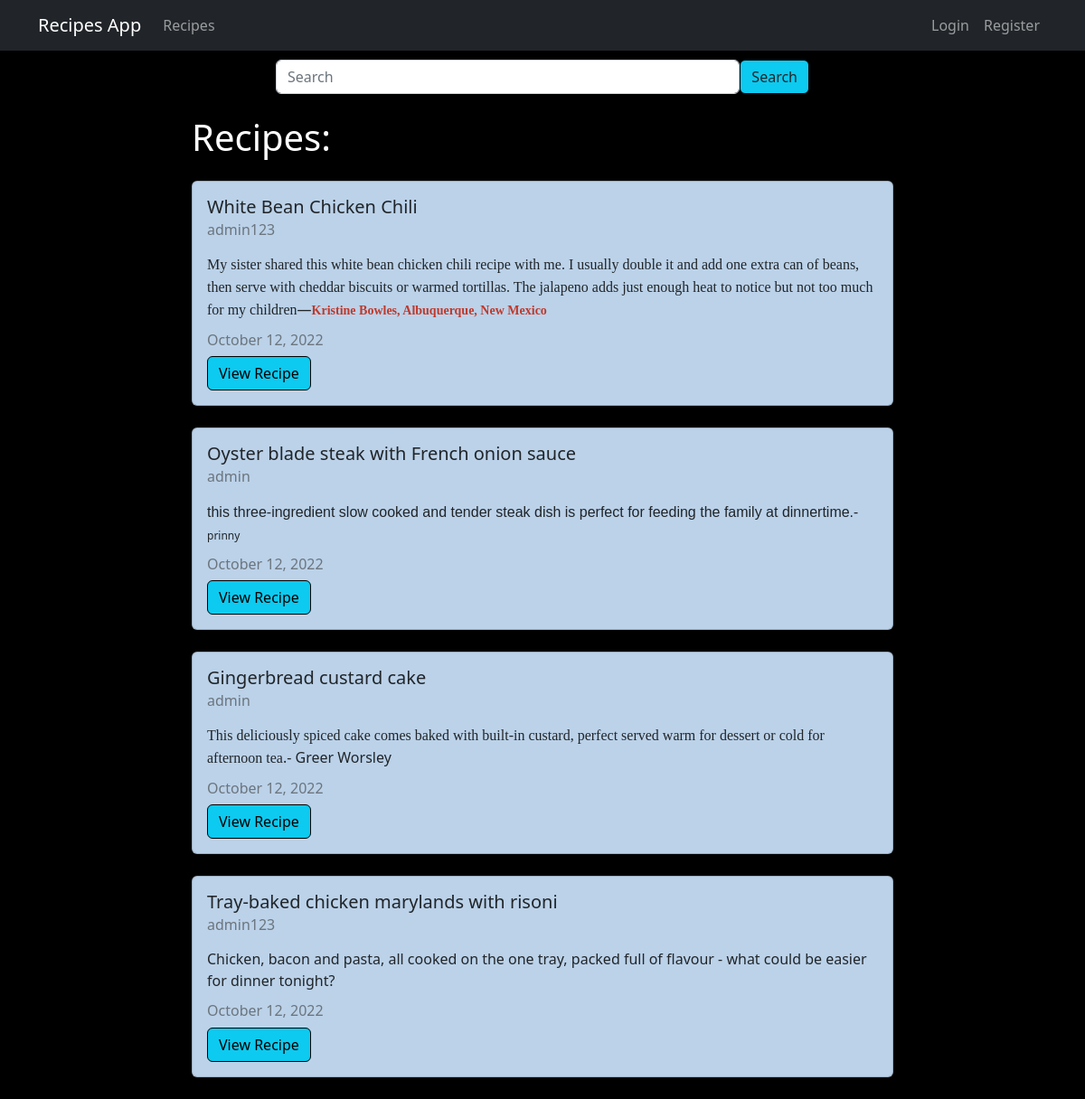
The page / on the database its author committed.
### myapp/models.py (models this page shows, shortened)
class Recipe(models.Model):
    title = models.CharField(max_length=100)
    author = models.ForeignKey(User, on_delete=models.CASCADE)
    description = RichTextField()
    ingre = RichTextField()
    steps =RichTextField()
    created_at = models.DateTimeField(auto_now_add=True)
    updated_at = models.DateTimeField(auto_now=True)
    img = models.FileField(upload_to='recipe_img/')

### myapp/views.py (the view)
# urls.py: path('',RecipeListView.as_view(),name='home'),
class RecipeListView(ListView):
  model = Recipe
  template_name = 'home.html'
  context_object_name = 'recipes'
  ordering = ['-created_at']

### Templates/home.html
{% extends "base.html" %}
{% block content %}
<h1 style="color:white">Recipes:</h1>
{% for recipe in recipes %}
<div class="card my-4" style='background-color:#bbd2e9'>
  <div class="card-body">
    <h5 class="card-title">{{ recipe.title }}</h5>
    <h6 class="card-subtitle mb-2 text-muted">{{ recipe.author }}</h6>
    <p class="card-text">{{ recipe.description | safe}}</p>
    <h6 class="card-subtitle mb-2 text-muted">
      {{ recipe.updated_at|date:"F d, Y" }}
    </h6>
    <button class="btn">
      <a href="{% url 'recipes-detail' recipe.id  %}" class="card-link" style='  text-decoration: none;color:black;background-color:      '>View Recipe</a>
    </button>
  </div>
</div>
{% endfor %}
{% endblock content %}

### Templates/base.html (shortened to what this page needs)
<!DOCTYPE html>
<html lang="en">
  <head>
    <link
      href="https://cdn.jsdelivr.net/npm/bootstrap@5.2.0-beta1/dist/css/bootstrap.min.css"
      rel="stylesheet"
    />
  </head>
  <body style="background-color:black">
    <nav class="navbar navbar-expand-lg navbar-dark bg-dark">
      <div class="container">
        <a class="navbar-brand" href="{% url 'home' %}">Recipes App</a>
        <div class="collapse navbar-collapse" id="navbarNav">
          <ul class="navbar-nav">
            <li class="nav-item">
              <a
                class="nav-link"
                aria-current="page"
                href="{% url 'home' %}"
                >Recipes</a
              >
            </li>
          </ul>
        </div>
        <div class="navbar-nav">
          {% if user.is_authenticated %}
            <a class="nav-item nav-link" href="{% url 'recipes-create' %}">Add Recipe</a>
          <a class="nav-item nav-link" href="{% url 'logout' %}">Logout</a>
          {% else %}
          <a class="nav-item nav-link" href="{% url 'login' %}">Login</a>
          <a class="nav-item nav-link" href="{% url 'signup_view' %}"
            >Register</a
          >
          {% endif %}
        </div>
      </div>
    </nav>
    <div class="search" style='display:flex;margin:10px 10px;justify-content:center'>
      <form class="form-inline my-2 my-lg-0" style='display:flex;width:50%;' action="{% url 'search' %}" method='GET'>
        <input class="form-control mr-sm-2" type="search" placeholder="Search" aria-label="Search" name="search" style='width:10s0%'>
        <button class="btn btn-outline my-2 my-sm-0" type="submit">Search</button>
      </form>
    </div>
    <div class="container mt-4 col-8">
       {% block content %} {% endblock %}
    </div>
  </body>
</html>

### Templates/base.html (style rules this page uses)
.btn { border: 1px solid black; background-color:#0dcaf0; }

### rows shown on the page
Recipe: title "White Bean Chicken Chili", author "admin123", description "My sister shared this white bean chicken chili recipe with me. I usually double it and add one extra can of beans, then serve with cheddar biscuits or warmed tortillas. The jalapeno adds just enough heat to notice but not too much for my children — Kristine Bowles, Albuquerque, New Mexico", updated_at "October 12, 2022"
Recipe: title "Oyster blade steak with French onion sauce", author "admin", description "this three-ingredient slow cooked and tender steak dish is perfect for feeding the family at dinnertime. - prinny", updated_at "October 12, 2022"
Recipe: title "Gingerbread custard cake", author "admin", description "This deliciously spiced cake comes baked with built-in custard, perfect served warm for dessert or cold for afternoon tea .- Greer Worsley", updated_at "October 12, 2022"
Recipe: title "Tray-baked chicken marylands with risoni", author "admin123", description "Chicken, bacon and pasta, all cooked on the one tray, packed full of flavour - what could be easier for dinner tonight?", updated_at "October 12, 2022"
